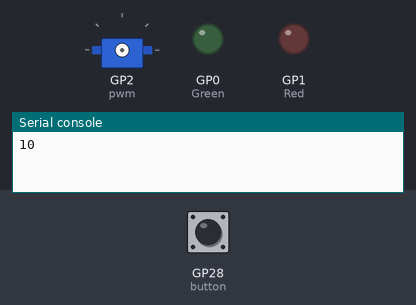
Recording of a program running on a simulated Raspberry Pi Pico running CircuitPython. On the bench: servo, output pins drawn as LEDs (lit = HIGH), the last lines printed to the serial console. Inputs (shaded band) come from the test bench; at power-on: GP28 (button) HIGH. Pins used as bus, display or sensor lines are not drawn. At 16.9 s the program ends and the board releases its pins; the recording ends there.

Above: at 0.3 s.
At 6.1 s:
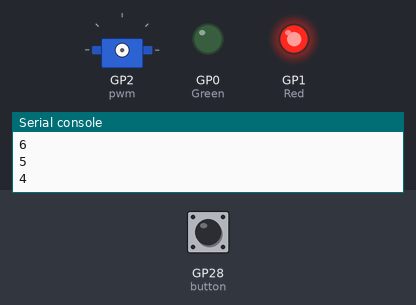
At 11.9 s:
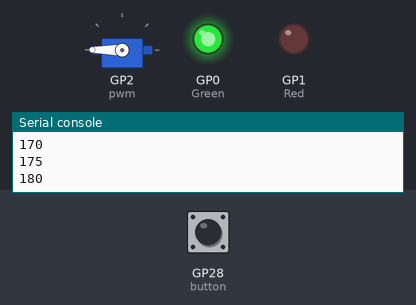
Timing chart, 0 to 13.4 s (numbered marks = the images above):
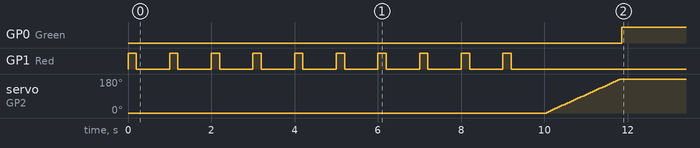

Measured:
- by itself, GP0 (Green): LOW → HIGH at 11.9 s
- by itself, GP1 (Red): alternates HIGH for 0.20 s and LOW for 0.80 s, 20 changes in all, then stays LOW
- by itself, servo on GP2 (pwm): moves from 0° to 180° over 1.8 s

The program:

Launch_Pad4.py
```python
#type: ignore
import time
import board
import digitalio
import pwmio
from adafruit_motor import servo
from digitalio import DigitalInOut,Direction,Pull

pwm = pwmio.PWMOut(board.GP2, duty_cycle=2 ** 15, frequency=50)
my_servo = servo.Servo(pwm, min_pulse=500, max_pulse=2500)

Red = digitalio.DigitalInOut(board.GP1) #initialize red led
Red.direction = digitalio.Direction.OUTPUT
Green = digitalio.DigitalInOut(board.GP0) #initialize green led
Green.direction = digitalio.Direction.OUTPUT

button = digitalio.DigitalInOut(board.GP28) #initialize button
button.pull = digitalio.Pull.DOWN #pull button down
button.direction = digitalio.Direction.INPUT

while button.value == False: #when button is pressed
    time.sleep(0.3)

for i in range (10,0,-1): #for loop from 10 to 0 counting by 1
    print(i) #prints counter
    Red.value = True #turn red led on
    time.sleep(.2)
    Red.value = False #turn red led off
    time.sleep(.8) # 1 second delay
print("Liftoff") #print liftoff at the end of the countdown
for angle in range(0, 185, 5):  # 0 - 180 degrees, 5 degrees at a time forward.
    my_servo.angle = angle
    print(angle)
    time.sleep(0.05)
Green.value = True #turn on green led for 5 seconds
time.sleep(5)
```
